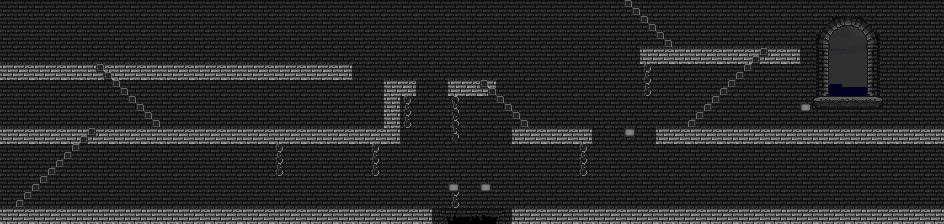

This is a level from a 2D game, rendered from its Tiled map with the project's own tilesets. A one-line summary and the map file follow, with tile-layer data summarised:
An orthogonal 59x14 tile map with 16x16 px tiles, 6 tile layers (sky, background brick, ground, Tile Layer 5, ...), 3 tilesets and 21 objects (10x ground, 5x platform, 3x stairs_l, 2x stairs_r, exit1).

<map version="1.2" tiledversion="1.2.1" orientation="orthogonal" renderorder="right-down" width="59" height="14" tilewidth="16" tileheight="16" infinite="0" nextlayerid="89" nextobjectid="102">
 <tileset firstgid="1" source="tile_sheet.tsx" />
 <tileset firstgid="451" source="screenlayout.tsx" />
 <tileset firstgid="691" source="../background.tsx" />
 <layer id="76" name="sky" width="59" height="14">
  <data>[826 cells, 42 non-empty, 42 distinct tile ids]</data>
 </layer>
 <layer id="77" name="background brick" width="59" height="14">
  <data>[826 cells, 818 non-empty, 7 distinct tile ids]</data>
 </layer>
 <layer id="78" name="ground" width="59" height="14">
  <data>[826 cells, 146 non-empty, 10 distinct tile ids]</data>
 </layer>
 <layer id="79" name="Tile Layer 5" width="59" height="14">
  <data>[826 cells, 46 non-empty, 34 distinct tile ids]</data>
 </layer>
 <layer id="80" name="stairs" width="59" height="14">
  <data>[826 cells, 24 non-empty, 2 distinct tile ids]</data>
 </layer>
 <layer id="81" name="Tile Layer 11" width="59" height="14">
  <data>[826 cells, 0 non-empty, 0 distinct tile ids]</data>
 </layer>
 <objectgroup id="18" name="Object Layer 5" />
 <objectgroup id="14" name="ground">
  <object id="22" name="ground" x="0" y="208" width="432" height="16" />
  <object id="23" name="ground" x="0" y="128" width="400" height="16" />
  <object id="24" name="ground" x="0" y="64" width="352" height="16" />
  <object id="25" name="ground" x="512" y="128" width="80" height="16" />
  <object id="26" name="ground" x="640" y="48" width="160" height="16" />
  <object id="27" name="ground" x="384" y="80" width="32" height="16" />
  <object id="28" name="ground" x="448" y="80" width="48" height="16" />
  <object id="29" name="ground" x="384" y="96" width="16" height="32" />
  <object id="70" name="ground" x="512" y="208" width="432" height="16" />
  <object id="79" name="ground" x="656" y="128" width="288" height="16" />
 </objectgroup>
 <objectgroup id="19" name="platform">
  <object id="88" name="platform" x="480" y="184" width="11" height="9" />
  <object id="89" name="platform" x="448" y="184" width="11" height="9" />
  <object id="90" name="platform" x="624" y="128" width="11" height="9" />
  <object id="98" name="platform" x="800" y="104" width="11" height="9" />
  <object id="99" name="platform" x="818.88" y="102.4" width="60" height="3" />
 </objectgroup>
 <objectgroup id="88" name="stairs">
  <object id="39" name="stairs_l" x="480" y="80" width="48" height="48" />
  <object id="40" name="stairs_l" x="624" y="0" width="48" height="48" />
  <object id="46" name="stairs_r" x="16" y="128" width="80" height="80" />
  <object id="44" name="stairs_r" x="688" y="48" width="80" height="80" />
  <object id="45" name="stairs_l" x="96" y="64" width="64" height="64" />
 </objectgroup>
 <objectgroup id="17" name="exit">
  <object id="49" name="exit1" x="848" y="192" width="16" height="16" />
 </objectgroup>
 <objectgroup id="20" name="item" />
</map>
